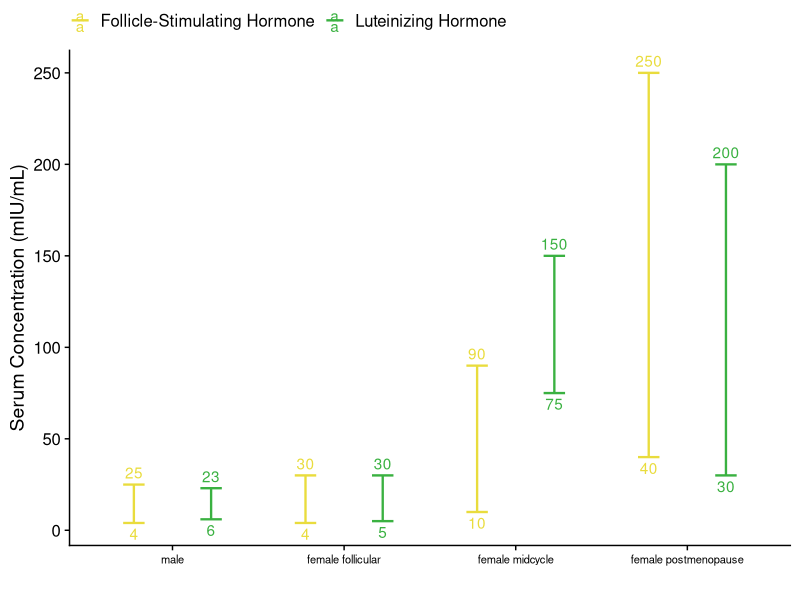

Generate this figure with R:
library(tidyverse)
library(cowplot)

df <- data.frame(
  conc_l = c(4, 4, 10, 40, 6, 5, 75, 30),
  conc_u = c(25, 30, 90, 250, 23, 30, 150, 200),
  time = factor(x = rep(1:4, 2), levels = 1:4, labels = c("male", "female follicular", "female midcycle", "female postmenopause")),
  hormone = factor(x = rep(1:2, each = 4), levels = 1:2, labels = c("Follicle-Stimulating Hormone", "Luteinizing Hormone"))
)

df %>% glimpse

p <- df %>% 
  ggplot(aes(x = time, color = hormone), position = position_dodge(width=0.9)) +
  geom_errorbar(aes(ymin = conc_l, ymax = conc_u, width = 0.25), size = 0.8  , position = position_dodge(width=0.9)) +
  geom_text(aes(y = conc_l, label=conc_l), vjust = 1.4, position = position_dodge(width=0.9)) +
  geom_text(aes(y = conc_u, label=conc_u), vjust = -0.5, position = position_dodge(width=0.9)) +
  theme_cowplot() +
  scale_color_manual(values = c("#e9dc3d", "#3ab141")) +
  ylab("Serum Concentration (mIU/mL)") +
  xlab("") +
  theme(legend.position = "top", legend.title = element_blank(), axis.text.x = element_text(size = 8)) 

setwd("/Users/USC/Desktop")
png("Reproductive_Hormones.png", res = 300, width = 7, height = 5, units = "in")
print(p)
dev.off()
